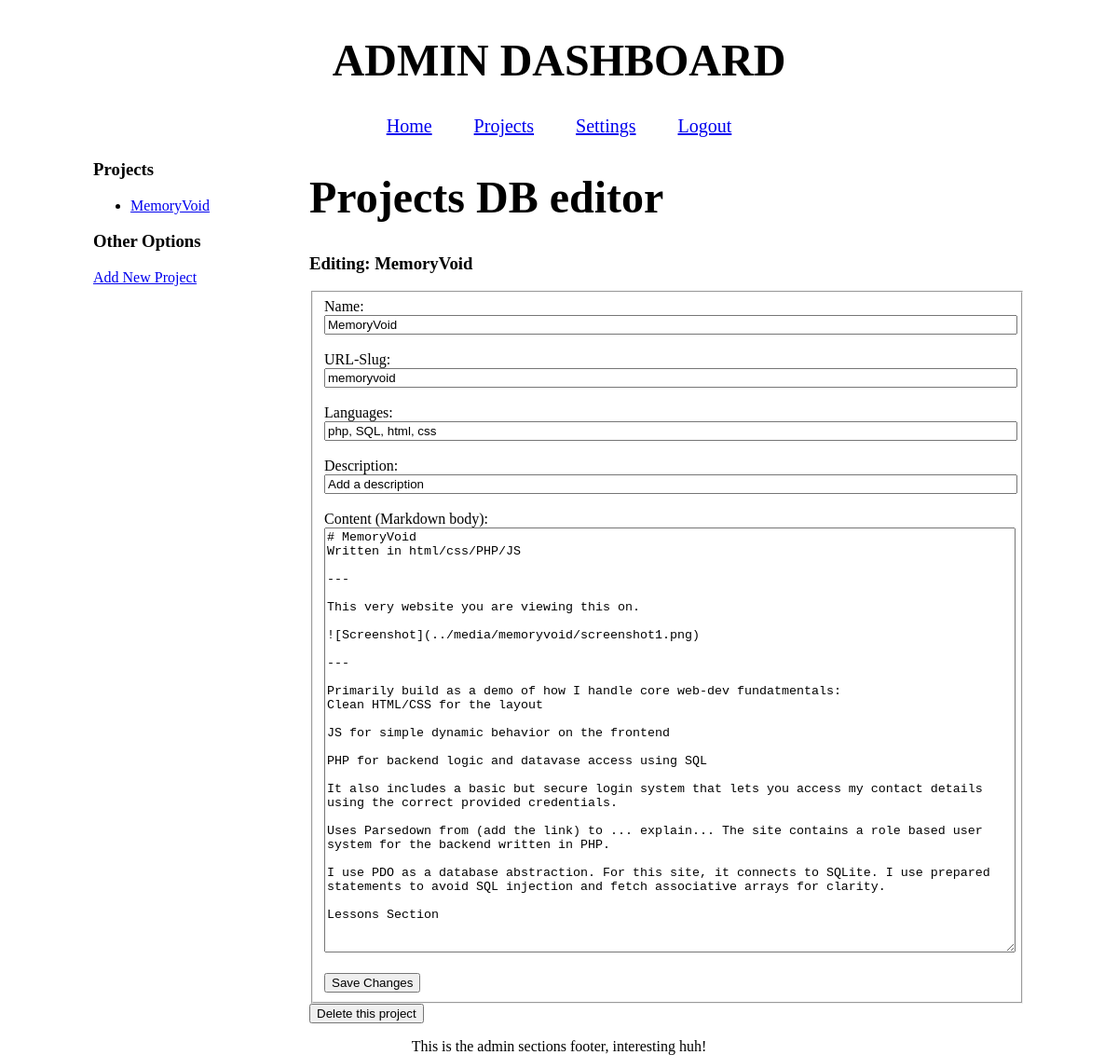
Screenshot of /hahncoded/admin/projects.php?id=1 (signed in) with the database file from the repository.
### tables this page shows
CREATE TABLE projects (
    id INTEGER PRIMARY KEY AUTOINCREMENT,
    name TEXT NOT NULL,
    slug TEXT NOT NULL UNIQUE,
    last_updated TEXT NOT NULL DEFAULT (date('now')),
    languages TEXT,
    description TEXT NOT NULL,
    content TEXT NOT NULL
    );

### hahncoded/admin/projects.php (the view, shortened to what this page needs)
<?php
require "../../website_data/database.php";
$selected_project = null;
$isNew = false;
if (isset($_GET['id'])) {
    $statement = $database->prepare("SELECT * FROM projects WHERE id = :id");
    $statement->execute([":id" => $_GET["id"]]);
    $selected_project = $statement->fetch();
}
$projects = $database->query("SELECT id, name FROM projects ORDER BY id ASC");
?>
<?php include "header.php" ?>
<main>
  <div class="side-panel">
    <h3>Projects</h3>
    <ul>
      <?php while ($p = $projects->fetch()) : ?>
        <li>
          <a href="?id=<?= $p["id"] ?>"><?= htmlspecialchars($p["name"]) ?></a>
        </li>
      <?php endwhile ?>
    </ul>
    <h3>Other Options</h3>
      <a href="?action=new">Add New Project</a>
  </div>
  <div class="center-panel">
    <h1>Projects DB editor</h1>
    <?php if ($selected_project || $isNew): ?>
      <?php if (!$isNew): ?>
        <h3>Editing: <?= htmlspecialchars($selected_project["name"]) ?></h3>
      <?php else: ?>
        <h3>Adding New Project</h3>
      <?php endif; ?>
      <form method="POST">
        <fieldset>
          <label>Name: </label><br>
          <input name="name" value="<?= htmlspecialchars($selected_project["name"]) ?>">
          <br><br>
          <label>URL-Slug: </label><br>
          <input name="slug" value="<?= htmlspecialchars($selected_project["slug"]) ?>">
          <br><br>
          <label>Languages: </label><br>
          <input name="languages" value="<?= htmlspecialchars($selected_project["languages"]) ?>">
          <br><br>
          <label>Description: </label><br>
          <input name="description" value="<?= htmlspecialchars($selected_project["description"]) ?>">
          <br><br>
          <label>Content (Markdown body): </label><br>
          <textarea name="content" rows="30"><?= htmlspecialchars($selected_project["content"]) ?></textarea>
          <br><br>
          <button type="submit"><?= $isNew ? "Add Project" : "Save Changes" ?></button>
        </fieldset>
      </form>
      <?php if (!$isNew): ?>
        <form method="POST">
          <button type="submit" onclick="return
            confirm('Are you sure you want to delete this project');">
            Delete this project
          </button>
        </form>
      <?php endif; ?>
    <?php else: ?>
      <p>Select a project from the left to edit.</>
    <?php endif; ?>
  </div>
</main>
<?php include "footer.php" ?>

### hahncoded/css/admin.css (style rules this page uses)
h1 { font-size: 3rem; font-weight: bold; }
body { font-size: 16px; height: 100vh; max-width: 1000px; width: 100%; margin: auto; }
main { text-align: center; display: flex; gap: 2rem; text-align: left; max-width: 1000px; margin: auto; }
.side-panel { min-width: 200px; max-width: 200px; overflow-wrap: break-word; }
.center-panel { flex: 1; }
input, textarea { width: 100%; }

### rows the page displays
projects: name "MemoryVoid", slug "memoryvoid", languages "php, SQL, html, css", description "Add a description", content "# MemoryVoid Written in html/css/PHP/JS --- This very website you are viewing this on. ![Screenshot](../media/memoryvoid/screenshot1.png) --- Primarily build as a demo of how I handle core web-dev fundatmentals: Clean HTML/CSS for the layout JS for simple dynamic behavior on the frontend PHP for backend logic and datavase access using SQL It also includes a basic but secure login system that lets you access my contact details using the correct provided credentials. Uses Parsedown from (add the link) to ... explain... The site contains a role based user system for the backend written in PHP. I use PDO as a database abstraction. For this site, it connects to SQLite. I use prepared statements…"
